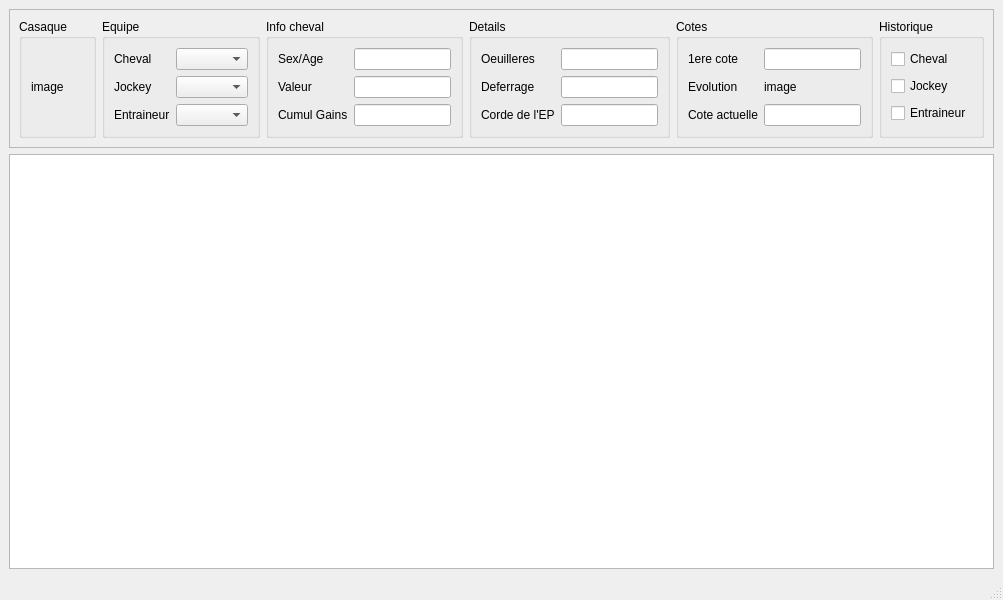
<?xml version="1.0" encoding="UTF-8"?>
<ui version="4.0">
 <class>HistoryWindow</class>
 <widget class="QMainWindow" name="HistoryWindow">
  <property name="geometry">
   <rect>
    <x>0</x>
    <y>0</y>
    <width>1003</width>
    <height>600</height>
   </rect>
  </property>
  <property name="windowTitle">
   <string>MainWindow</string>
  </property>
  <property name="styleSheet">
   <string notr="true">BusyIndicator {
       id: busyIndication
       anchors.centerIn: parent
    }

busyIndication.running</string>
  </property>
  <widget class="QWidget" name="centralwidget">
   <layout class="QGridLayout" name="gridLayout">
    <item row="0" column="0">
     <widget class="QFrame" name="RecapFrame">
      <property name="frameShape">
       <enum>QFrame::StyledPanel</enum>
      </property>
      <property name="frameShadow">
       <enum>QFrame::Raised</enum>
      </property>
      <layout class="QGridLayout" name="gridLayout_2">
       <item row="0" column="3">
        <widget class="QGroupBox" name="GBDetail">
         <property name="title">
          <string>Details</string>
         </property>
         <layout class="QGridLayout" name="gridLayout_5">
          <item row="0" column="0">
           <widget class="QLabel" name="LOeuil">
            <property name="text">
             <string>Oeuilleres</string>
            </property>
           </widget>
          </item>
          <item row="2" column="0">
           <widget class="QLabel" name="LCorde">
            <property name="text">
             <string>Corde de l'EP</string>
            </property>
           </widget>
          </item>
          <item row="1" column="0">
           <widget class="QLabel" name="LDeferrage">
            <property name="text">
             <string>Deferrage</string>
            </property>
           </widget>
          </item>
          <item row="0" column="1">
           <widget class="QLineEdit" name="EOeuil">
            <property name="readOnly">
             <bool>true</bool>
            </property>
           </widget>
          </item>
          <item row="1" column="1">
           <widget class="QLineEdit" name="EDeferrage">
            <property name="readOnly">
             <bool>true</bool>
            </property>
           </widget>
          </item>
          <item row="2" column="1">
           <widget class="QLineEdit" name="ECorde">
            <property name="readOnly">
             <bool>true</bool>
            </property>
           </widget>
          </item>
         </layout>
        </widget>
       </item>
       <item row="0" column="1">
        <widget class="QGroupBox" name="GBTeam">
         <property name="title">
          <string>Equipe</string>
         </property>
         <layout class="QGridLayout" name="gridLayout_4">
          <item row="2" column="0">
           <widget class="QLabel" name="LTrainer">
            <property name="font">
             <font>
              <weight>50</weight>
              <bold>false</bold>
             </font>
            </property>
            <property name="text">
             <string>Entraineur</string>
            </property>
           </widget>
          </item>
          <item row="0" column="0">
           <widget class="QLabel" name="LCheval">
            <property name="font">
             <font>
              <weight>50</weight>
              <bold>false</bold>
             </font>
            </property>
            <property name="text">
             <string>Cheval</string>
            </property>
           </widget>
          </item>
          <item row="1" column="0">
           <widget class="QLabel" name="LJockey">
            <property name="font">
             <font>
              <weight>50</weight>
              <bold>false</bold>
             </font>
            </property>
            <property name="text">
             <string>Jockey</string>
            </property>
           </widget>
          </item>
          <item row="2" column="1">
           <widget class="QComboBox" name="CBTrainer"/>
          </item>
          <item row="0" column="1">
           <widget class="QComboBox" name="CBCheval"/>
          </item>
          <item row="1" column="1">
           <widget class="QComboBox" name="CBJokey"/>
          </item>
         </layout>
        </widget>
       </item>
       <item row="0" column="2">
        <widget class="QGroupBox" name="GBHInfo">
         <property name="title">
          <string>Info cheval</string>
         </property>
         <layout class="QGridLayout" name="gridLayout_3">
          <item row="2" column="0">
           <widget class="QLabel" name="LCumulGain">
            <property name="font">
             <font>
              <weight>50</weight>
              <bold>false</bold>
             </font>
            </property>
            <property name="text">
             <string>Cumul Gains</string>
            </property>
           </widget>
          </item>
          <item row="0" column="0">
           <widget class="QLabel" name="LSexAge">
            <property name="font">
             <font>
              <weight>50</weight>
              <bold>false</bold>
             </font>
            </property>
            <property name="text">
             <string>Sex/Age</string>
            </property>
           </widget>
          </item>
          <item row="1" column="0">
           <widget class="QLabel" name="LValeur">
            <property name="font">
             <font>
              <weight>50</weight>
              <bold>false</bold>
             </font>
            </property>
            <property name="text">
             <string>Valeur</string>
            </property>
           </widget>
          </item>
          <item row="0" column="1">
           <widget class="QLineEdit" name="ESexAge">
            <property name="readOnly">
             <bool>true</bool>
            </property>
           </widget>
          </item>
          <item row="1" column="1">
           <widget class="QLineEdit" name="EValeur">
            <property name="readOnly">
             <bool>true</bool>
            </property>
           </widget>
          </item>
          <item row="2" column="1">
           <widget class="QLineEdit" name="ECumulGain">
            <property name="sizePolicy">
             <sizepolicy hsizetype="Preferred" vsizetype="Preferred">
              <horstretch>0</horstretch>
              <verstretch>0</verstretch>
             </sizepolicy>
            </property>
            <property name="readOnly">
             <bool>true</bool>
            </property>
           </widget>
          </item>
         </layout>
        </widget>
       </item>
       <item row="0" column="4">
        <widget class="QGroupBox" name="GBCotes">
         <property name="title">
          <string>Cotes</string>
         </property>
         <layout class="QGridLayout" name="gridLayout_6">
          <item row="1" column="0">
           <widget class="QLabel" name="LCoteEvol">
            <property name="text">
             <string>Evolution</string>
            </property>
           </widget>
          </item>
          <item row="0" column="0">
           <widget class="QLabel" name="LCoteInit">
            <property name="text">
             <string>1ere cote</string>
            </property>
           </widget>
          </item>
          <item row="2" column="0">
           <widget class="QLabel" name="LCoteF">
            <property name="text">
             <string>Cote actuelle</string>
            </property>
           </widget>
          </item>
          <item row="0" column="1">
           <widget class="QLineEdit" name="ECoteInit">
            <property name="readOnly">
             <bool>true</bool>
            </property>
           </widget>
          </item>
          <item row="2" column="1">
           <widget class="QLineEdit" name="ECoteF">
            <property name="readOnly">
             <bool>true</bool>
            </property>
           </widget>
          </item>
          <item row="1" column="1">
           <widget class="QLabel" name="ECoteEvol">
            <property name="text">
             <string>image</string>
            </property>
           </widget>
          </item>
         </layout>
        </widget>
       </item>
       <item row="0" column="5">
        <widget class="QGroupBox" name="GBHistCheckBoxes">
         <property name="title">
          <string>Historique</string>
         </property>
         <layout class="QGridLayout" name="gridLayout_9">
          <item row="0" column="0">
           <widget class="QCheckBox" name="ChBCheval">
            <property name="text">
             <string>Cheval</string>
            </property>
           </widget>
          </item>
          <item row="1" column="0">
           <widget class="QCheckBox" name="ChBJockey">
            <property name="text">
             <string>Jockey</string>
            </property>
           </widget>
          </item>
          <item row="2" column="0">
           <widget class="QCheckBox" name="ChBTrainer">
            <property name="text">
             <string>Entraineur</string>
            </property>
           </widget>
          </item>
         </layout>
        </widget>
       </item>
       <item row="0" column="0">
        <widget class="QGroupBox" name="GBCasaque">
         <property name="maximumSize">
          <size>
           <width>100</width>
           <height>16777215</height>
          </size>
         </property>
         <property name="title">
          <string>Casaque</string>
         </property>
         <layout class="QGridLayout" name="gridLayout_10">
          <item row="0" column="0">
           <widget class="QLabel" name="LCasaque">
            <property name="text">
             <string>image</string>
            </property>
           </widget>
          </item>
         </layout>
        </widget>
       </item>
      </layout>
     </widget>
    </item>
    <item row="1" column="0">
     <widget class="iTableView" name="HistView">
      <property name="sizePolicy">
       <sizepolicy hsizetype="Expanding" vsizetype="Expanding">
        <horstretch>1</horstretch>
        <verstretch>0</verstretch>
       </sizepolicy>
      </property>
      <property name="alternatingRowColors">
       <bool>true</bool>
      </property>
      <property name="selectionBehavior">
       <enum>QAbstractItemView::SelectRows</enum>
      </property>
      <property name="sortingEnabled">
       <bool>true</bool>
      </property>
      <attribute name="horizontalHeaderStretchLastSection">
       <bool>false</bool>
      </attribute>
      <attribute name="verticalHeaderVisible">
       <bool>false</bool>
      </attribute>
      <attribute name="verticalHeaderShowSortIndicator" stdset="0">
       <bool>false</bool>
      </attribute>
      <attribute name="verticalHeaderStretchLastSection">
       <bool>false</bool>
      </attribute>
     </widget>
    </item>
   </layout>
  </widget>
  <widget class="QMenuBar" name="menubar">
   <property name="geometry">
    <rect>
     <x>0</x>
     <y>0</y>
     <width>1003</width>
     <height>25</height>
    </rect>
   </property>
  </widget>
  <widget class="QStatusBar" name="statusbar"/>
 </widget>
 <customwidgets>
  <customwidget>
   <class>iTableView</class>
   <extends>QTableView</extends>
   <header>itableview.h</header>
  </customwidget>
 </customwidgets>
 <resources/>
 <connections/>
</ui>
